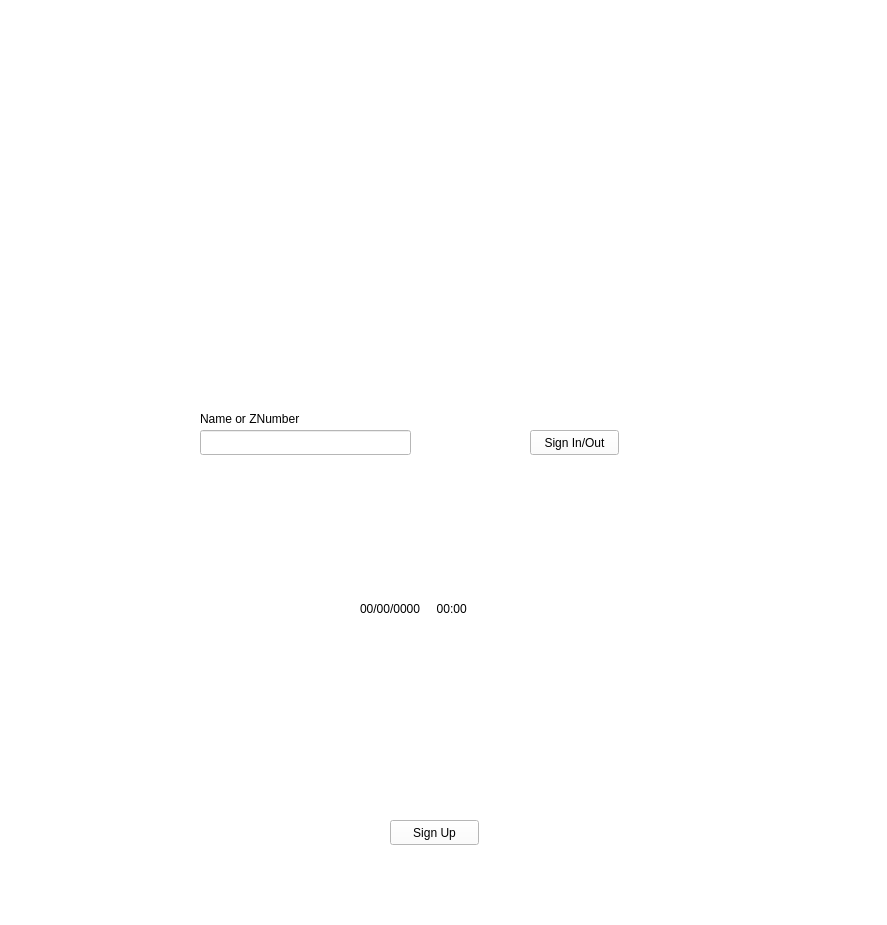
<?xml version="1.0" encoding="UTF-8"?>
<ui version="4.0">
 <class>MainWindow</class>
 <widget class="QMainWindow" name="MainWindow">
  <property name="enabled">
   <bool>true</bool>
  </property>
  <property name="geometry">
   <rect>
    <x>0</x>
    <y>0</y>
    <width>887</width>
    <height>925</height>
   </rect>
  </property>
  <property name="palette">
   <palette>
    <active>
     <colorrole role="WindowText">
      <brush brushstyle="SolidPattern">
       <color alpha="255">
        <red>0</red>
        <green>0</green>
        <blue>0</blue>
       </color>
      </brush>
     </colorrole>
     <colorrole role="Button">
      <brush brushstyle="SolidPattern">
       <color alpha="255">
        <red>255</red>
        <green>255</green>
        <blue>255</blue>
       </color>
      </brush>
     </colorrole>
     <colorrole role="Light">
      <brush brushstyle="SolidPattern">
       <color alpha="255">
        <red>255</red>
        <green>255</green>
        <blue>255</blue>
       </color>
      </brush>
     </colorrole>
     <colorrole role="Midlight">
      <brush brushstyle="SolidPattern">
       <color alpha="255">
        <red>255</red>
        <green>255</green>
        <blue>255</blue>
       </color>
      </brush>
     </colorrole>
     <colorrole role="Dark">
      <brush brushstyle="SolidPattern">
       <color alpha="255">
        <red>127</red>
        <green>127</green>
        <blue>127</blue>
       </color>
      </brush>
     </colorrole>
     <colorrole role="Mid">
      <brush brushstyle="SolidPattern">
       <color alpha="255">
        <red>170</red>
        <green>170</green>
        <blue>170</blue>
       </color>
      </brush>
     </colorrole>
     <colorrole role="Text">
      <brush brushstyle="SolidPattern">
       <color alpha="255">
        <red>0</red>
        <green>0</green>
        <blue>0</blue>
       </color>
      </brush>
     </colorrole>
     <colorrole role="BrightText">
      <brush brushstyle="SolidPattern">
       <color alpha="255">
        <red>255</red>
        <green>255</green>
        <blue>255</blue>
       </color>
      </brush>
     </colorrole>
     <colorrole role="ButtonText">
      <brush brushstyle="SolidPattern">
       <color alpha="255">
        <red>0</red>
        <green>0</green>
        <blue>0</blue>
       </color>
      </brush>
     </colorrole>
     <colorrole role="Base">
      <brush brushstyle="SolidPattern">
       <color alpha="255">
        <red>255</red>
        <green>255</green>
        <blue>255</blue>
       </color>
      </brush>
     </colorrole>
     <colorrole role="Window">
      <brush brushstyle="SolidPattern">
       <color alpha="255">
        <red>255</red>
        <green>255</green>
        <blue>255</blue>
       </color>
      </brush>
     </colorrole>
     <colorrole role="Shadow">
      <brush brushstyle="SolidPattern">
       <color alpha="255">
        <red>0</red>
        <green>0</green>
        <blue>0</blue>
       </color>
      </brush>
     </colorrole>
     <colorrole role="AlternateBase">
      <brush brushstyle="SolidPattern">
       <color alpha="255">
        <red>255</red>
        <green>255</green>
        <blue>255</blue>
       </color>
      </brush>
     </colorrole>
     <colorrole role="ToolTipBase">
      <brush brushstyle="SolidPattern">
       <color alpha="255">
        <red>255</red>
        <green>255</green>
        <blue>220</blue>
       </color>
      </brush>
     </colorrole>
     <colorrole role="ToolTipText">
      <brush brushstyle="SolidPattern">
       <color alpha="255">
        <red>0</red>
        <green>0</green>
        <blue>0</blue>
       </color>
      </brush>
     </colorrole>
    </active>
    <inactive>
     <colorrole role="WindowText">
      <brush brushstyle="SolidPattern">
       <color alpha="255">
        <red>0</red>
        <green>0</green>
        <blue>0</blue>
       </color>
      </brush>
     </colorrole>
     <colorrole role="Button">
      <brush brushstyle="SolidPattern">
       <color alpha="255">
        <red>255</red>
        <green>255</green>
        <blue>255</blue>
       </color>
      </brush>
     </colorrole>
     <colorrole role="Light">
      <brush brushstyle="SolidPattern">
       <color alpha="255">
        <red>255</red>
        <green>255</green>
        <blue>255</blue>
       </color>
      </brush>
     </colorrole>
     <colorrole role="Midlight">
      <brush brushstyle="SolidPattern">
       <color alpha="255">
        <red>255</red>
        <green>255</green>
        <blue>255</blue>
       </color>
      </brush>
     </colorrole>
     <colorrole role="Dark">
      <brush brushstyle="SolidPattern">
       <color alpha="255">
        <red>127</red>
        <green>127</green>
        <blue>127</blue>
       </color>
      </brush>
     </colorrole>
     <colorrole role="Mid">
      <brush brushstyle="SolidPattern">
       <color alpha="255">
        <red>170</red>
        <green>170</green>
        <blue>170</blue>
       </color>
      </brush>
     </colorrole>
     <colorrole role="Text">
      <brush brushstyle="SolidPattern">
       <color alpha="255">
        <red>0</red>
        <green>0</green>
        <blue>0</blue>
       </color>
      </brush>
     </colorrole>
     <colorrole role="BrightText">
      <brush brushstyle="SolidPattern">
       <color alpha="255">
        <red>255</red>
        <green>255</green>
        <blue>255</blue>
       </color>
      </brush>
     </colorrole>
     <colorrole role="ButtonText">
      <brush brushstyle="SolidPattern">
       <color alpha="255">
        <red>0</red>
        <green>0</green>
        <blue>0</blue>
       </color>
      </brush>
     </colorrole>
     <colorrole role="Base">
      <brush brushstyle="SolidPattern">
       <color alpha="255">
        <red>255</red>
        <green>255</green>
        <blue>255</blue>
       </color>
      </brush>
     </colorrole>
     <colorrole role="Window">
      <brush brushstyle="SolidPattern">
       <color alpha="255">
        <red>255</red>
        <green>255</green>
        <blue>255</blue>
       </color>
      </brush>
     </colorrole>
     <colorrole role="Shadow">
      <brush brushstyle="SolidPattern">
       <color alpha="255">
        <red>0</red>
        <green>0</green>
        <blue>0</blue>
       </color>
      </brush>
     </colorrole>
     <colorrole role="AlternateBase">
      <brush brushstyle="SolidPattern">
       <color alpha="255">
        <red>255</red>
        <green>255</green>
        <blue>255</blue>
       </color>
      </brush>
     </colorrole>
     <colorrole role="ToolTipBase">
      <brush brushstyle="SolidPattern">
       <color alpha="255">
        <red>255</red>
        <green>255</green>
        <blue>220</blue>
       </color>
      </brush>
     </colorrole>
     <colorrole role="ToolTipText">
      <brush brushstyle="SolidPattern">
       <color alpha="255">
        <red>0</red>
        <green>0</green>
        <blue>0</blue>
       </color>
      </brush>
     </colorrole>
    </inactive>
    <disabled>
     <colorrole role="WindowText">
      <brush brushstyle="SolidPattern">
       <color alpha="255">
        <red>127</red>
        <green>127</green>
        <blue>127</blue>
       </color>
      </brush>
     </colorrole>
     <colorrole role="Button">
      <brush brushstyle="SolidPattern">
       <color alpha="255">
        <red>255</red>
        <green>255</green>
        <blue>255</blue>
       </color>
      </brush>
     </colorrole>
     <colorrole role="Light">
      <brush brushstyle="SolidPattern">
       <color alpha="255">
        <red>255</red>
        <green>255</green>
        <blue>255</blue>
       </color>
      </brush>
     </colorrole>
     <colorrole role="Midlight">
      <brush brushstyle="SolidPattern">
       <color alpha="255">
        <red>255</red>
        <green>255</green>
        <blue>255</blue>
       </color>
      </brush>
     </colorrole>
     <colorrole role="Dark">
      <brush brushstyle="SolidPattern">
       <color alpha="255">
        <red>127</red>
        <green>127</green>
        <blue>127</blue>
       </color>
      </brush>
     </colorrole>
     <colorrole role="Mid">
      <brush brushstyle="SolidPattern">
       <color alpha="255">
        <red>170</red>
        <green>170</green>
        <blue>170</blue>
       </color>
      </brush>
     </colorrole>
     <colorrole role="Text">
      <brush brushstyle="SolidPattern">
       <color alpha="255">
        <red>127</red>
        <green>127</green>
        <blue>127</blue>
       </color>
      </brush>
     </colorrole>
     <colorrole role="BrightText">
      <brush brushstyle="SolidPattern">
       <color alpha="255">
        <red>255</red>
        <green>255</green>
        <blue>255</blue>
       </color>
      </brush>
     </colorrole>
     <colorrole role="ButtonText">
      <brush brushstyle="SolidPattern">
       <color alpha="255">
        <red>127</red>
        <green>127</green>
        <blue>127</blue>
       </color>
      </brush>
     </colorrole>
     <colorrole role="Base">
      <brush brushstyle="SolidPattern">
       <color alpha="255">
        <red>255</red>
        <green>255</green>
        <blue>255</blue>
       </color>
      </brush>
     </colorrole>
     <colorrole role="Window">
      <brush brushstyle="SolidPattern">
       <color alpha="255">
        <red>255</red>
        <green>255</green>
        <blue>255</blue>
       </color>
      </brush>
     </colorrole>
     <colorrole role="Shadow">
      <brush brushstyle="SolidPattern">
       <color alpha="255">
        <red>0</red>
        <green>0</green>
        <blue>0</blue>
       </color>
      </brush>
     </colorrole>
     <colorrole role="AlternateBase">
      <brush brushstyle="SolidPattern">
       <color alpha="255">
        <red>255</red>
        <green>255</green>
        <blue>255</blue>
       </color>
      </brush>
     </colorrole>
     <colorrole role="ToolTipBase">
      <brush brushstyle="SolidPattern">
       <color alpha="255">
        <red>255</red>
        <green>255</green>
        <blue>220</blue>
       </color>
      </brush>
     </colorrole>
     <colorrole role="ToolTipText">
      <brush brushstyle="SolidPattern">
       <color alpha="255">
        <red>0</red>
        <green>0</green>
        <blue>0</blue>
       </color>
      </brush>
     </colorrole>
    </disabled>
   </palette>
  </property>
  <property name="windowTitle">
   <string>Sign In</string>
  </property>
  <property name="windowIcon">
   <iconset resource="resources.qrc">
    <normaloff>:/resources/logo.jpg</normaloff>:/resources/logo.jpg</iconset>
  </property>
  <property name="toolButtonStyle">
   <enum>Qt::ToolButtonIconOnly</enum>
  </property>
  <property name="animated">
   <bool>true</bool>
  </property>
  <widget class="QWidget" name="centralWidget">
   <widget class="QPushButton" name="sign_up">
    <property name="geometry">
     <rect>
      <x>390</x>
      <y>820</y>
      <width>89</width>
      <height>25</height>
     </rect>
    </property>
    <property name="text">
     <string>Sign Up</string>
    </property>
   </widget>
   <widget class="QLabel" name="label">
    <property name="geometry">
     <rect>
      <x>290</x>
      <y>20</y>
      <width>301</width>
      <height>281</height>
     </rect>
    </property>
    <property name="text">
     <string/>
    </property>
    <property name="pixmap">
     <pixmap resource="resources.qrc">:/resources/logo.jpg</pixmap>
    </property>
    <property name="scaledContents">
     <bool>true</bool>
    </property>
    <property name="alignment">
     <set>Qt::AlignCenter</set>
    </property>
   </widget>
   <widget class="QPushButton" name="click">
    <property name="geometry">
     <rect>
      <x>530</x>
      <y>430</y>
      <width>89</width>
      <height>25</height>
     </rect>
    </property>
    <property name="focusPolicy">
     <enum>Qt::TabFocus</enum>
    </property>
    <property name="text">
     <string>Sign In/Out</string>
    </property>
   </widget>
   <widget class="QLabel" name="time">
    <property name="geometry">
     <rect>
      <x>360</x>
      <y>600</y>
      <width>181</width>
      <height>17</height>
     </rect>
    </property>
    <property name="focusPolicy">
     <enum>Qt::NoFocus</enum>
    </property>
    <property name="text">
     <string>00/00/0000     00:00</string>
    </property>
   </widget>
   <widget class="QLineEdit" name="input">
    <property name="geometry">
     <rect>
      <x>200</x>
      <y>430</y>
      <width>211</width>
      <height>25</height>
     </rect>
    </property>
   </widget>
   <widget class="QLabel" name="label_2">
    <property name="geometry">
     <rect>
      <x>200</x>
      <y>410</y>
      <width>171</width>
      <height>17</height>
     </rect>
    </property>
    <property name="text">
     <string>Name or ZNumber</string>
    </property>
   </widget>
  </widget>
  <action name="actionExit">
   <property name="text">
    <string>E&amp;xit</string>
   </property>
  </action>
 </widget>
 <layoutdefault spacing="6" margin="11"/>
 <resources>
  <include location="resources.qrc"/>
 </resources>
 <connections/>
</ui>
